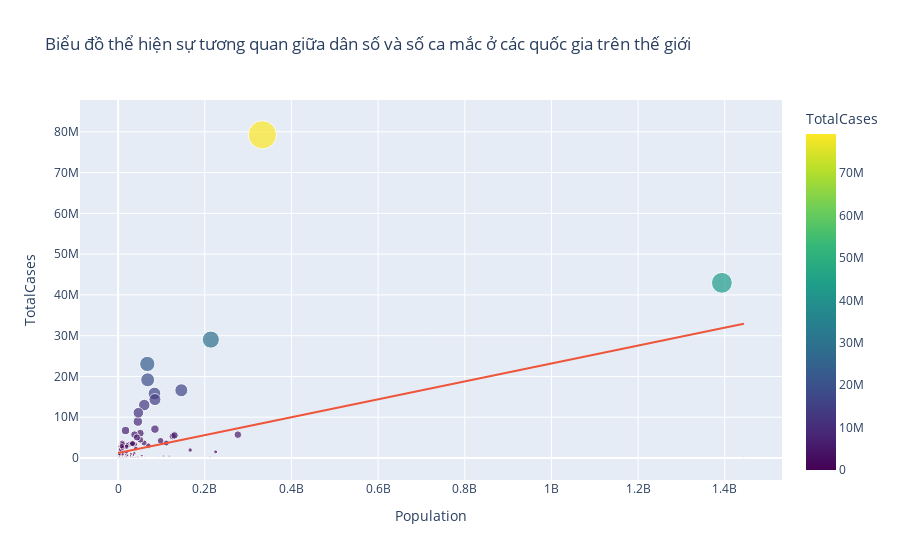

Source (notebook cell):
### Code cell
plot_scatter(cases_country, "Population", "TotalCases", "Biểu đồ thể hiện sự tương quan giữa dân số và số ca mắc ở các quốc gia trên thế giới","Location")

### Figure 1 — Plotly figure (JSON) as saved in the notebook; plotly's stock layout.template omitted (floating-point values rounded to 4 significant figures; data arrays with more than 128 entries replaced by an {"elided": "..."} marker saying what was removed)
{"data": [{"hovertemplate": "<b>%{hovertext}</b><br><br>Population=%{x}<br>TotalCases=%{marker.color}<extra></extra>", "hovertext": {"elided": "224 str values"}, "legendgroup": "", "marker": {"color": {"elided": "224 int values"}, "coloraxis": "coloraxis", "size": {"elided": "224 int values"}, "sizemode": "area", "sizeref": 198200.0, "symbol": "circle"}, "mode": "markers", "name": "", "orientation": "v", "showlegend": false, "type": "scatter", "x": {"elided": "224 int values"}, "xaxis": "x", "y": {"elided": "224 int values"}, "yaxis": "y"}, {"hovertemplate": "<b>OLS trendline</b><br>TotalCases = 0.0219462 * Population + 1.2186e+06<br>R<sup>2</sup>=0.195215<br><br>Population=%{x}<br>TotalCases=%{y} <b>(trend)</b><extra></extra>", "legendgroup": "", "marker": {"symbol": "circle"}, "mode": "lines", "name": "", "showlegend": false, "type": "scatter", "x": {"elided": "224 int values"}, "xaxis": "x", "y": {"elided": "224 float values"}, "yaxis": "y"}], "layout": {"coloraxis": {"colorbar": {"title": {"text": "TotalCases"}}, "colorscale": [[0, "#440154"], [0.1111, "#482878"], [0.2222, "#3e4989"], [0.3333, "#31688e"], [0.4444, "#26828e"], [0.5556, "#1f9e89"], [0.6667, "#35b779"], [0.7778, "#6ece58"], [0.8889, "#b5de2b"], [1, "#fde725"]]}, "legend": {"itemsizing": "constant", "tracegroupgap": 0}, "title": {"text": "Biểu đồ thể hiện sự tương quan giữa dân số và số ca mắc ở các quốc gia trên thế giới"}, "xaxis": {"anchor": "y", "domain": [0, 1], "title": {"text": "Population"}}, "yaxis": {"anchor": "x", "domain": [0, 1], "title": {"text": "TotalCases"}}}}
